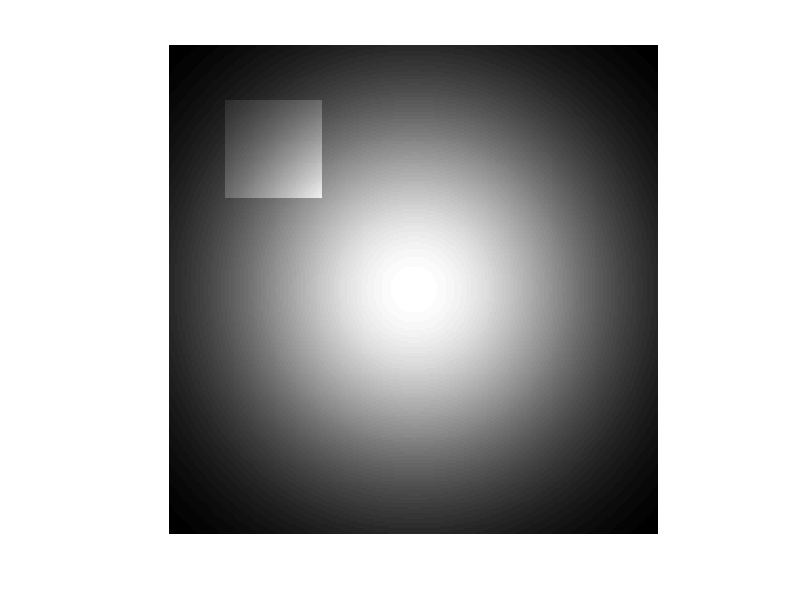

The MATLAB script that drew this image: (Note: this script raises an error after producing the figure.)
% ShadingCorrection.m

R1 = fspecial('Gaussian',256,80); R1=R1/max(R1(:))*0.8; % X-ray image of a thin plate
i1 = 0.8;                                               % ideal gray value for R1
R2 = fspecial('Gaussian',256,60); R2=R2/max(R2(:))*0.6; % X-ray image of a thick plate
i2 = 0.4;                                               % ideal gray value for R2

X  = fspecial('Gaussian',256,70); X=X/max(X(:))*0.7;    % simulation of a X-ray image
X(30:80,30:80)  = X(30:80,30:80)*1.5;                   % with a square cacity

figure(1)
imshow(X,[])                                            % input image
figure(2)
Y = Xshading(X,R1,R2,i1,i2);                            % output image
imshow(Y,[])
